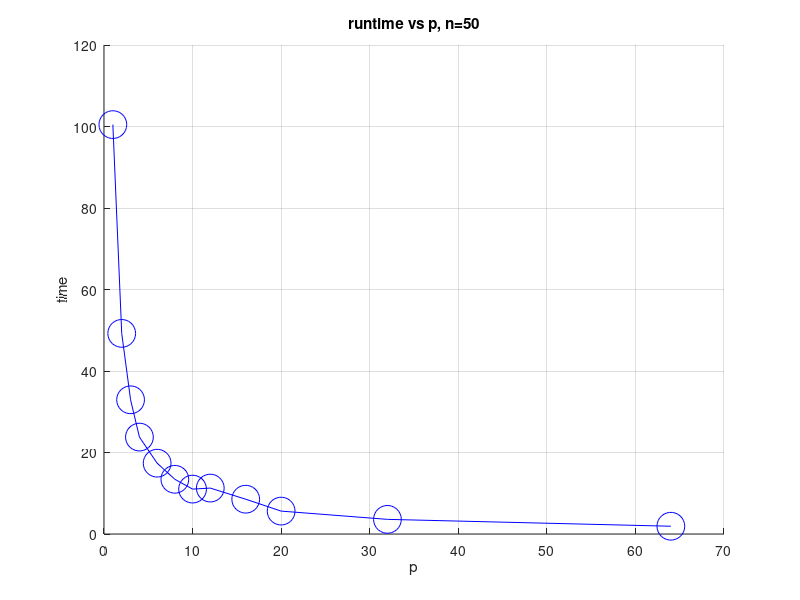
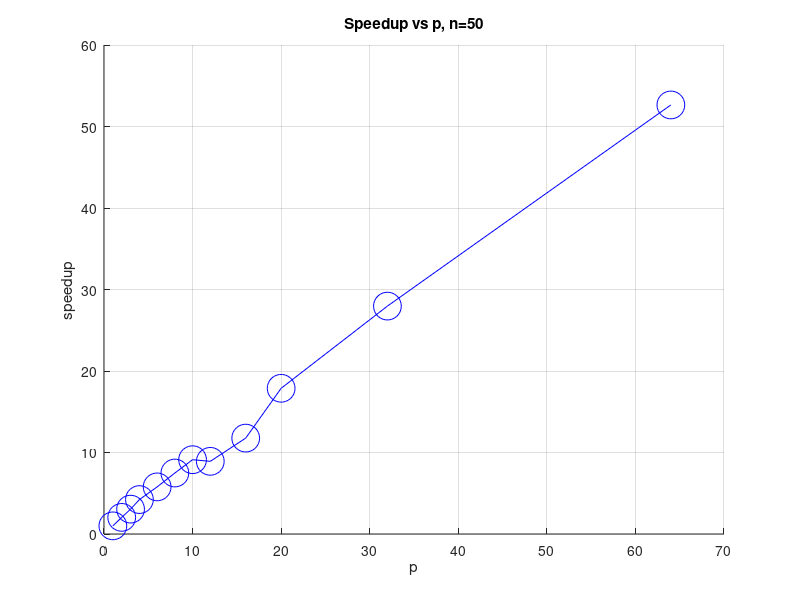
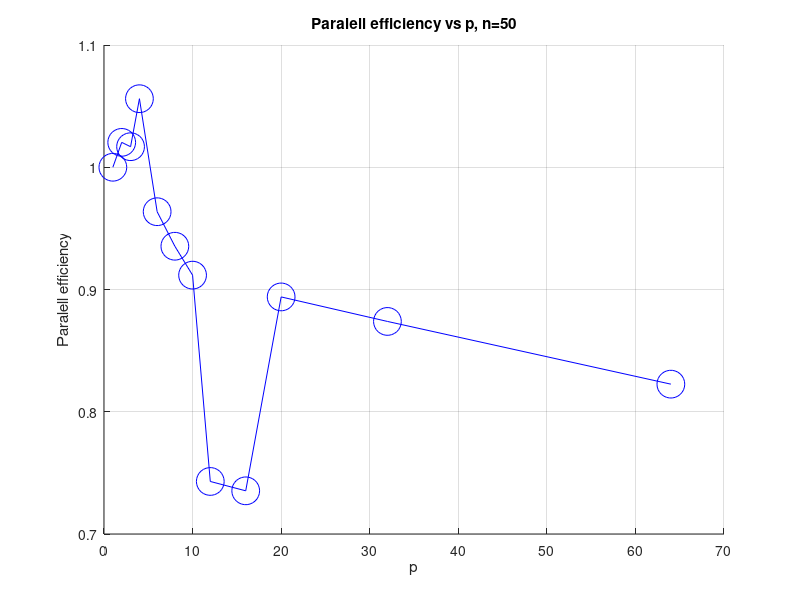

The MATLAB source for these figures, in order:
clear all
close all
clc


% Output of runtimes of the function comupteAdjtable. n = 50
% 
%  p: 1, time: 100.46644 
%  p: 2, time: 49.23119 
%  p: 3, time: 32.93524 
%  p: 4, time: 23.78315 
%  p: 6, time: 17.37631 
%  p: 8, time: 13.42576 
%  p: 10, time: 11.01912 
%  p: 12, time: 11.26837 
%  p: 16, time: 8.53925
%  p: 20, time: 5.61935 
%  p: 32, time: 3.59269 
%  p: 64, time: 1.90838  

%%
% runtimes vs p

p = [1,2,3,4,6,8,10,12,16,20,32,64];
n = 50;
run_times_p =  [100.46644,49.23119,32.93524,23.78315,17.37631,13.42576,11.01912,11.26837,8.53925,5.61935,3.59269,1.90838];

h(1)=figure(1);
hold on; grid on;
plot(p,run_times_p, '-ob','MarkerSize',20);
xlabel('p');
ylabel('time');
title('runtime vs p, n=50');

%%
% Speedup
p = [1,2,3,4,6,8,10,12,16,20,32,64];
n = 50;
run_times_p =  [100.46644,49.23119,32.93524,23.78315,17.37631,13.42576,11.01912,11.26837,8.53925,5.61935,3.59269,1.90838];
pe = run_times_p(1)./(run_times_p);

h(2)=figure(2);
hold on; grid on;
plot(p,pe, '-ob', 'MarkerSize',20);
xlabel('p');
ylabel('speedup');
title('Speedup vs p, n=50');


%%
% Speedup
p = [1,2,3,4,6,8,10,12,16,20,32,64];
n = 50;
run_times_p =  [100.46644,49.23119,32.93524,23.78315,17.37631,13.42576,11.01912,11.26837,8.53925,5.61935,3.59269,1.90838];
pe = run_times_p(1)./(p.*run_times_p);

h(3)=figure(3);
hold on; grid on;
plot(p,pe, '-ob', 'MarkerSize',20);
xlabel('p');
ylabel('Paralell efficiency');
title('Paralell efficiency vs p, n=50');


%%
for i=1:length(h)
    print(h(i), '-depsc', sprintf('plot%i.eps',i));
end


